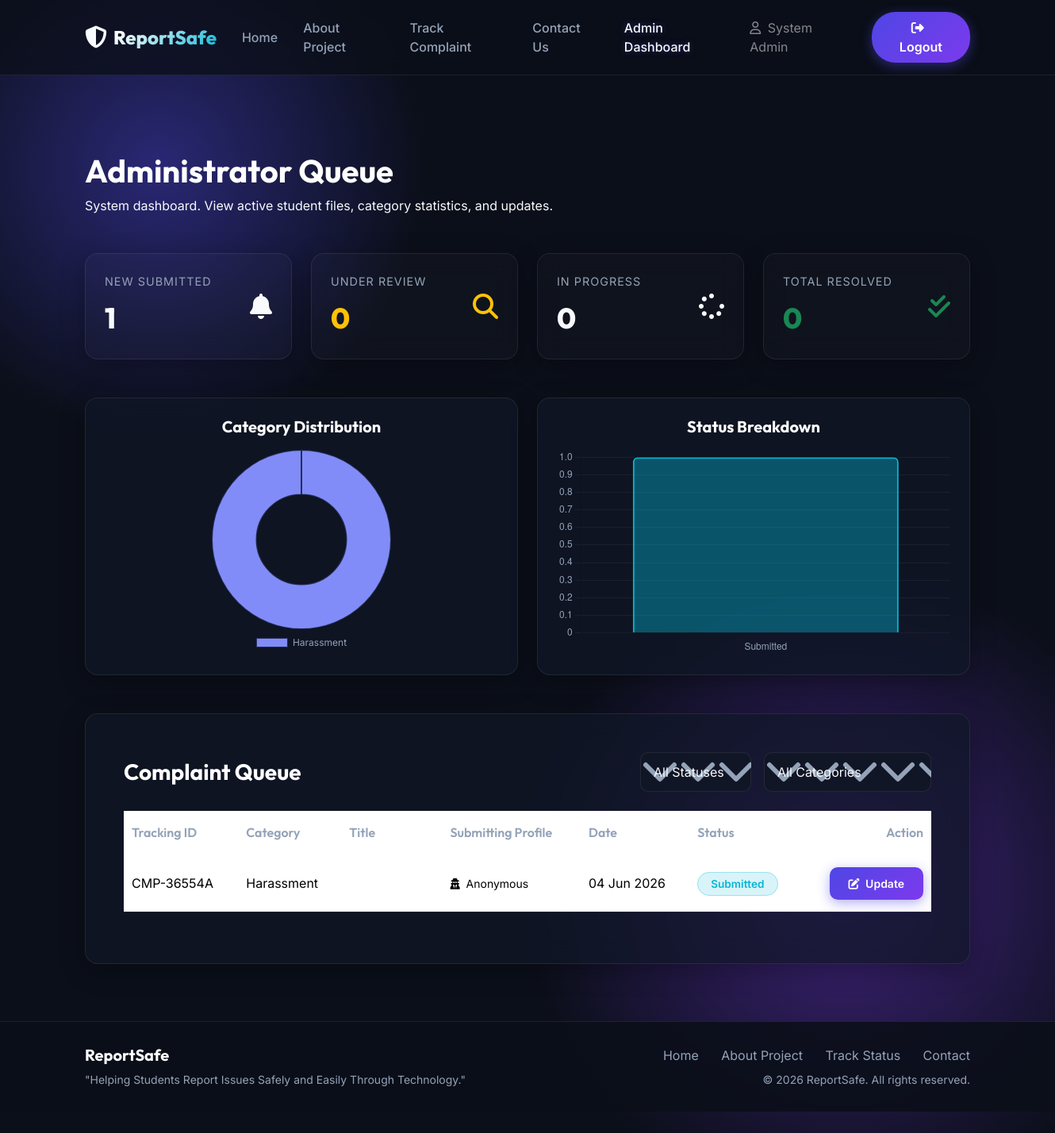
The page /admin/dashboard (signed in) on the database its author committed.
### app.py (models this page shows)
class Complaint(db.Model):
    __tablename__ = 'complaints'
    id = db.Column(db.Integer, primary_key=True)
    complaint_id = db.Column(db.String(50), unique=True, nullable=False)
    user_id = db.Column(db.Integer, db.ForeignKey('users.id'), nullable=True)  # Nullable for anonymous
    category = db.Column(db.String(100), nullable=False)
    title = db.Column(db.String(200), nullable=False)
    description = db.Column(db.Text, nullable=False)
    supporting_doc = db.Column(db.String(255), nullable=True)
    is_anonymous = db.Column(db.Boolean, default=False)
    status = db.Column(db.String(50), default='Submitted')  # 'Submitted', 'Under Review', 'In Progress', 'Resolved'
    admin_notes = db.Column(db.Text, nullable=True)
    created_at = db.Column(db.DateTime, default=datetime.datetime.utcnow)
    updated_at = db.Column(db.DateTime, default=datetime.datetime.utcnow, onupdate=datetime.datetime.utcnow)

### app.py (the view)
@app.route('/admin/dashboard')
@admin_required
def admin_dashboard():
    complaints = Complaint.query.order_by(Complaint.created_at.desc()).all()
    categories_data = db.session.query(Complaint.category, db.func.count(Complaint.id)).group_by(Complaint.category).all()
    status_data = db.session.query(Complaint.status, db.func.count(Complaint.id)).group_by(Complaint.status).all()
    stats = {
        'total': len(complaints),
        'submitted': Complaint.query.filter_by(status='Submitted').count(),
        'under_review': Complaint.query.filter_by(status='Under Review').count(),
        'in_progress': Complaint.query.filter_by(status='In Progress').count(),
        'resolved': Complaint.query.filter_by(status='Resolved').count()
    }
    return render_template('dashboard_admin.html', complaints=complaints, stats=stats,
                           categories_data=dict(categories_data), status_data=dict(status_data))

### templates/dashboard_admin.html (shortened to what this page needs)
{% extends 'base.html' %}
{% block content %}
<div class="container my-5">
    <div class="mb-5">
        <h1 class="text-white font-outfit">Administrator Queue</h1>
        <p class="text-muted-light mb-0">System dashboard. View active student files, category statistics, and updates.</p>
    </div>
    <section class="row g-4 mb-5">
        <div class="col-md-3 col-sm-6">
            <div class="stat-widget card-glass">
                <div class="d-flex justify-content-between align-items-center">
                    <div>
                        <div class="stat-title">New Submitted</div>
                        <div class="stat-value text-accent-color">{{ stats.submitted }}</div>
                    </div>
                    <i class="fa-solid fa-bell fs-2 text-accent-color"></i>
                </div>
            </div>
        </div>
        <div class="col-md-3 col-sm-6">
            <div class="stat-widget card-glass">
                <div class="d-flex justify-content-between align-items-center">
                    <div>
                        <div class="stat-title">Under Review</div>
                        <div class="stat-value text-warning">{{ stats.under_review }}</div>
                    </div>
                    <i class="fa-solid fa-magnifying-glass fs-2 text-warning"></i>
                </div>
            </div>
        </div>
        <div class="col-md-3 col-sm-6">
            <div class="stat-widget card-glass">
                <div class="d-flex justify-content-between align-items-center">
                    <div>
                        <div class="stat-title">In Progress</div>
                        <div class="stat-value text-primary-color">{{ stats.in_progress }}</div>
                    </div>
                    <i class="fa-solid fa-spinner fa-spin fs-2 text-primary-color"></i>
                </div>
            </div>
        </div>
        <div class="col-md-3 col-sm-6">
            <div class="stat-widget card-glass">
                <div class="d-flex justify-content-between align-items-center">
                    <div>
                        <div class="stat-title">Total Resolved</div>
                        <div class="stat-value text-success">{{ stats.resolved }}</div>
                    </div>
                    <i class="fa-solid fa-check-double fs-2 text-success"></i>
                </div>
            </div>
        </div>
    </section>
    <div class="row g-4 mb-5">
        <div class="col-md-6">
            <div class="card card-glass p-4" style="height: 350px;">
                <h5 class="text-white font-outfit mb-3 text-center">Category Distribution</h5>
                <div class="position-relative flex-grow-1" style="height: 240px;">
                    <canvas id="adminCategoriesChart"></canvas>
                </div>
            </div>
        </div>
        <div class="col-md-6">
            <div class="card card-glass p-4" style="height: 350px;">
                <h5 class="text-white font-outfit mb-3 text-center">Status Breakdown</h5>
                <div class="position-relative flex-grow-1" style="height: 240px;">
                    <canvas id="adminStatusChart"></canvas>
                </div>
            </div>
        </div>
    </div>
    <div class="card card-glass p-5">
        <div class="d-flex flex-sm-row flex-column justify-content-between align-items-sm-center mb-4 gap-3">
            <h3 class="font-outfit text-white mb-0">Complaint Queue</h3>
            <div class="d-flex gap-3">
                <select id="filter-status" class="form-select form-control-custom form-select-custom w-auto">
                    <option value="">All Statuses</option>
                </select>
                <select id="filter-category" class="form-select form-control-custom form-select-custom w-auto">
                    <option value="">All Categories</option>
                </select>
            </div>
        </div>
        {% if complaints %}
            <div class="table-responsive">
                <table id="complaints-table" class="table table-custom align-middle">
                    <thead>
                        <tr>
                            <th>Tracking ID</th>
                            <th>Category</th>
                            <th>Title</th>
                            <th>Submitting Profile</th>
                            <th>Date</th>
                            <th>Status</th>
                            <th class="text-end">Action</th>
                        </tr>
                    </thead>
                    <tbody>
                        {% for comp in complaints %}
                            <tr data-status="{{ comp.status }}" data-category="{{ comp.category }}">
                                <td class="font-outfit text-accent-color">{{ comp.complaint_id }}</td>
                                <td>{{ comp.category }}</td>
                                <td class="text-white font-weight-600">
                                    <span title="{{ comp.title }}">{{ comp.title[:35] }}{% if comp.title|length > 35 %}...{% endif %}</span>
                                </td>
                                <td>
                                    {% if comp.is_anonymous %}
                                        <span class="text-accent-color small"><i class="fa-solid fa-user-secret me-1"></i> Anonymous</span>
                                    {% else %}
                                        <span class="text-white small" title="{{ comp.student.email if comp.student else '' }}">
                                            <i class="fa-solid fa-user me-1 text-white-50"></i> {{ comp.student.full_name if comp.student else 'User' }}
                                        </span>
                                    {% endif %}
                                </td>
                                <td>{{ comp.created_at.strftime('%d %b %Y') }}</td>
                                <td>
                                    {% if comp.status == 'Submitted' %}
                                        <span class="badge-status badge-submitted">Submitted</span>
                                    {% elif comp.status == 'Under Review' %}
                                        <span class="badge-status badge-review">Under Review</span>
                                    {% elif comp.status == 'In Progress' %}
                                        <span class="badge-status badge-progress">In Progress</span>
                                    {% elif comp.status == 'Resolved' %}
                                        <span class="badge-status badge-resolved">Resolved</span>
                                    {% endif %}
                                </td>
                                <td class="text-end">
                                    <button class="btn btn-primary-gradient btn-sm" data-bs-toggle="modal" data-bs-target="#updateModal-{{ comp.id }}">
                                        <i class="fa-solid fa-pen-to-square me-1"></i> Update
                                    </button>
                                </td>
                            </tr>
                        {% endfor %}
                    </tbody>
                </table>
            </div>
        {% else %}
            <div class="text-center py-5">
                <i class="fa-solid fa-list-check text-muted-light fs-1 mb-3"></i>
                <h5 class="text-white font-outfit">Queue is empty</h5>
                <p class="text-muted-light small mb-0">No complaints have been submitted yet.</p>
            </div>
        {% endif %}
    </div>
</div>
{% endblock %}
{% block extra_js %}
<script>
    document.addEventListener('DOMContentLoaded', function () {
        // Serialized Python data passed to JS Chart loader
        const categoriesData = {{ categories_data|tojson }};
        const statusData = {{ status_data|tojson }};
        initializeAdminCharts(categoriesData, statusData);
        // Simple row filtering
        const filterStatus = document.getElementById('filter-status');
        const filterCategory = document.getElementById('filter-category');
        const rows = document.querySelectorAll('#complaints-table tbody tr');
        function filterTable() {
            const statusVal = filterStatus.value;
            const categoryVal = filterCategory.value;
            rows.forEach(row => {
                const rStatus = row.getAttribute('data-status');
                const rCategory = row.getAttribute('data-category');
                const statusMatch = !statusVal || rStatus === statusVal;
                const categoryMatch = !categoryVal || rCategory === categoryVal;
                if (statusMatch && categoryMatch) {
                    row.style.display = '';
                } else {
                    row.style.display = 'none';
                }
            });
        }
        if (filterStatus && filterCategory) {
            filterStatus.addEventListener('change', filterTable);
            filterCategory.addEventListener('change', filterTable);
        }
    });
</script>
{% endblock %}

### templates/base.html (shortened to what this page needs)
<!DOCTYPE html>
<html lang="en">
<head>
    <link href="https://cdn.jsdelivr.net/npm/bootstrap@5.3.3/dist/css/bootstrap.min.css" rel="stylesheet">
    <link href="https://cdnjs.cloudflare.com/ajax/libs/font-awesome/6.5.1/css/all.min.css" rel="stylesheet">
    <link rel="stylesheet" href="{{ url_for('static', filename='css/style.css') }}">
</head>
<body>
    <nav class="navbar navbar-expand-lg navbar-dark navbar-custom sticky-top">
        <div class="container">
            <a class="navbar-brand d-flex align-items-center" href="{{ url_for('home') }}">
                <i class="fa-solid fa-shield-halved text-accent-color me-2 fs-3"></i>
                <span>Report<span style="color: var(--accent-color);">Safe</span></span>
            </a>
            <div class="collapse navbar-collapse" id="navbarNav">
                <ul class="navbar-nav ms-auto align-items-lg-center">
                    <li class="nav-item">
                        <a class="nav-link {% if request.path == '/' %}active{% endif %}" href="{{ url_for('home') }}">Home</a>
                    </li>
                    <li class="nav-item">
                        <a class="nav-link {% if request.path == '/about' %}active{% endif %}" href="{{ url_for('about') }}">About Project</a>
                    </li>
                    <li class="nav-item">
                        <a class="nav-link {% if request.path == '/track' %}active{% endif %}" href="{{ url_for('track') }}">Track Complaint</a>
                    </li>
                    <li class="nav-item">
                        <a class="nav-link {% if request.path == '/contact' %}active{% endif %}" href="{{ url_for('contact') }}">Contact Us</a>
                    </li>
                    {% if session.get('user_id') %}
                        {% if session.get('role') == 'admin' %}
                            <li class="nav-item">
                                <a class="nav-link {% if '/admin' in request.path %}active{% endif %}" href="{{ url_for('admin_dashboard') }}">Admin Dashboard</a>
                            </li>
                        {% else %}
                            <li class="nav-item">
                                <a class="nav-link {% if request.path == '/dashboard' %}active{% endif %}" href="{{ url_for('dashboard') }}">My Dashboard</a>
                            </li>
                        {% endif %}
                        <li class="nav-item ms-lg-2">
                            <span class="navbar-text me-3 d-none d-lg-inline-block text-white-50">
                                <i class="fa-regular fa-user me-1 text-accent-color"></i> {{ session.get('full_name') }}
                            </span>
                        </li>
                        <li class="nav-item ms-lg-2">
                            <a class="btn btn-navbar py-2 px-4" href="{{ url_for('logout') }}"><i class="fa-solid fa-right-from-bracket me-2"></i>Logout</a>
                        </li>
                    {% endif %}
                </ul>
            </div>
        </div>
    </nav>
    <main class="flex-shrink-0 my-4">
        {% block content %}{% endblock %}
    </main>
    <footer class="footer-custom mt-auto">
        <div class="container">
            <div class="row align-items-center">
                <div class="col-md-6 text-center text-md-start mb-3 mb-md-0">
                    <h5 class="text-white font-outfit mb-2">ReportSafe</h5>
                    <p class="small mb-0">"Helping Students Report Issues Safely and Easily Through Technology."</p>
                </div>
                <div class="col-md-6 text-center text-md-end">
                    <ul class="list-inline mb-0">
                        <li class="list-inline-item"><a href="{{ url_for('home') }}">Home</a></li>
                        <li class="list-inline-item ms-3"><a href="{{ url_for('about') }}">About Project</a></li>
                        <li class="list-inline-item ms-3"><a href="{{ url_for('track') }}">Track Status</a></li>
                        <li class="list-inline-item ms-3"><a href="{{ url_for('contact') }}">Contact</a></li>
                    </ul>
                    <p class="small mt-2 mb-0">&copy; 2026 ReportSafe. All rights reserved.</p>
                </div>
            </div>
        </div>
    </footer>
    {% block extra_js %}{% endblock %}
</body>
</html>

### rows shown on the page
Complaint: complaint_id "CMP-36554A", category "Harassment", is_anonymous True (drawn), created_at "04 Jun 2026", status "Submitted"

### other values the page prints
{{ session.get('full_name') }} "System Admin"
{{ stats.submitted }} "1"
{{ stats.under_review }} "0"
{{ stats.in_progress }} "0"
{{ stats.resolved }} "0"
chart data {{ status_data|tojson }} {"Submitted": 1}
